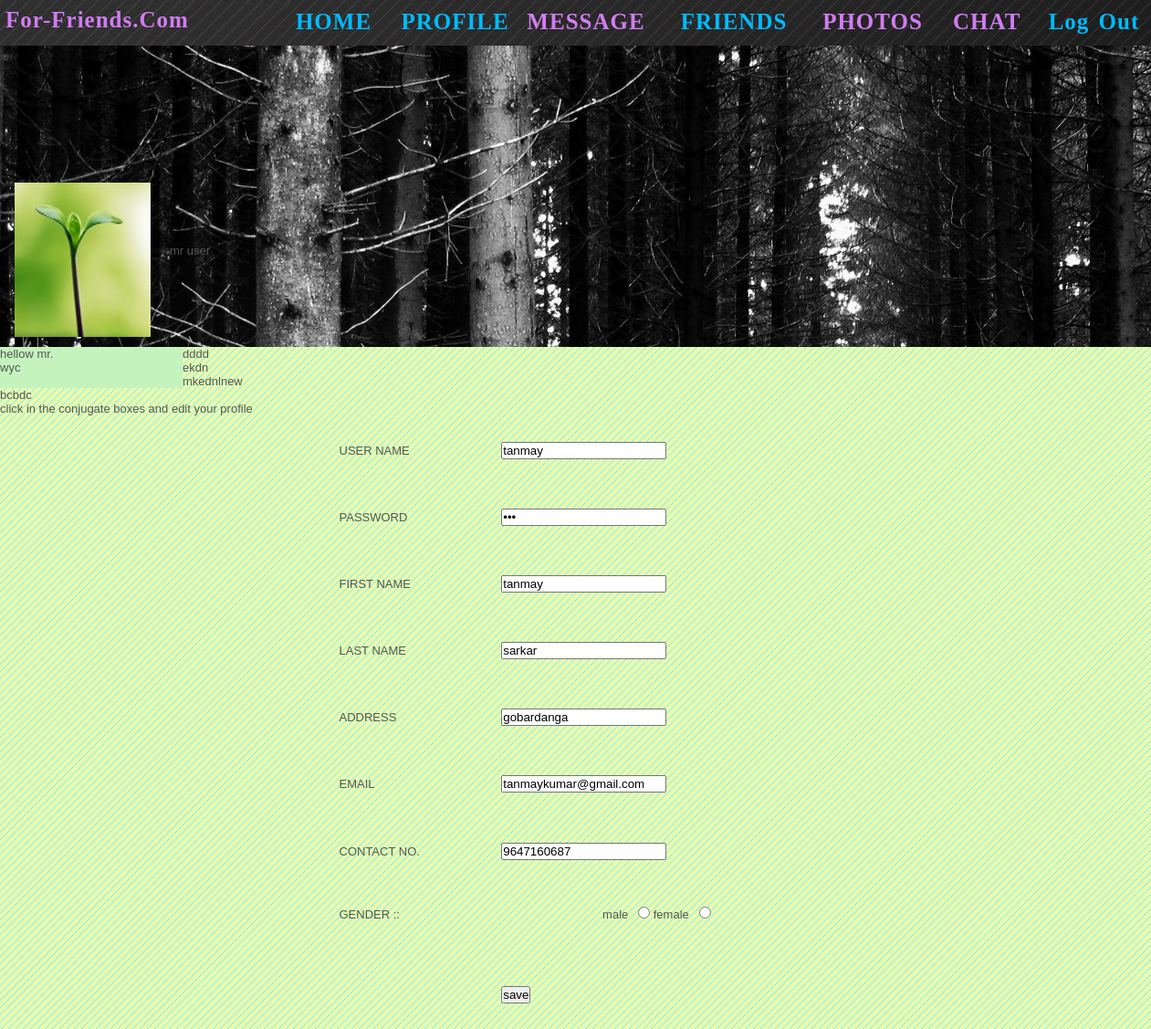
/edit.php (signed in), run on the app's committed database.
### tables this page shows
CREATE TABLE IF NOT EXISTS `members` (
  `mem_id` int(20) NOT NULL AUTO_INCREMENT,
  `username` varchar(32) NOT NULL,
  `password` varchar(32) NOT NULL,
  `fname` varchar(30) NOT NULL,
  `lname` varchar(30) NOT NULL,
  `address` varchar(35) NOT NULL,
  `DOB` date NOT NULL,
  `email` varchar(30) NOT NULL,
  `contact` varchar(30) NOT NULL,
  `gender` varchar(10) NOT NULL,
  PRIMARY KEY (`mem_id`)
);

### edit.php (the view, shortened to what this page needs)
<!DOCTYPE html PUBLIC "-//W3C//DTD XHTML 1.0 Transitional//EN" "http://www.w3.org/TR/xhtml1/DTD/xhtml1-transitional.dtd">
<html xmlns="http://www.w3.org/1999/xhtml">
<head>
<?php
require("home_style.php");
?>
</head>
<body>
click in the conjugate boxes and edit your profile<br>
<?php
require_once("dbcon.php");
	$mem_id=$_SESSION["mem_id"];
	$uquery= "SELECT * FROM `members` WHERE `mem_id`='$mem_id'";
  	$result0 = mysql_query($uquery, $conn);
  	$list0 = mysql_fetch_assoc($result0);
?>
  <form method="post" action="edit2.php">
<table align="center"  width="530" height="673" border="0" cellpadding="3" cellspacing="3">
<tr><td>USER NAME </td><td><input type="text" name="username" value="<?php echo $list0['username'] ?>"></td> </tr>
<tr><td>PASSWORD </td><td><input type="password" name="password" value="<?php echo $list0['password'] ?>"></td> </tr>
<tr><td>FIRST NAME </td><td><input type="text" name="fname" value="<?php echo $list0['fname'] ?>"></td> </tr>
<tr><td>LAST NAME </td><td><input type="text" name="lname" value="<?php echo $list0['lname'] ?>"></td> </tr>
<tr><td>ADDRESS </td><td><input type="text" name="address" value="<?php echo $list0['address'] ?>"></td> </tr>
<tr><td>EMAIL </td><td><input type="text" name="email" value="<?php echo $list0['email'] ?>"></td> </tr>
<tr><td>CONTACT NO. </td><td><input type="text" name="contact" value="<?php echo $list0['contact'] ?>"></td> </tr>
<tr>
  <td scope="row">GENDER ::</td>
  <td align="middle">male &nbsp;&nbsp;<input type="radio" name="gender" value="male" />
  					female &nbsp;&nbsp;<input type="radio" name="gender" value="female" /></td>
</tr>
<tr><td> </td><td><input type="hidden" name="mem_id" value="<?php echo $list0['mem_id'] ?>"></td> </tr>
<tr><td></td><td><input type="submit" value="save"></td></tr>
</table>
</body>
</html>

### css/page.css (style rules this page uses)
body,h1,h2,h3,p,quote,small,form,input,ul,li,ol,label { margin:0px; padding:0px; }
body { color: #555555; font-size: 13px; font-family: Arial, Helvetica, sans-serif; width: 100%; background-attachment: fixed; background-color: #C7C7C7; background-image: url(../images/bg6.png); background-repeat: repeat; float: left; height: 50px; }

### data on the page
members: username "tanmay", fname "tanmay", lname "sarkar", address "gobardanga", email "tanmaykumar@gmail.com", contact "9647160687"
